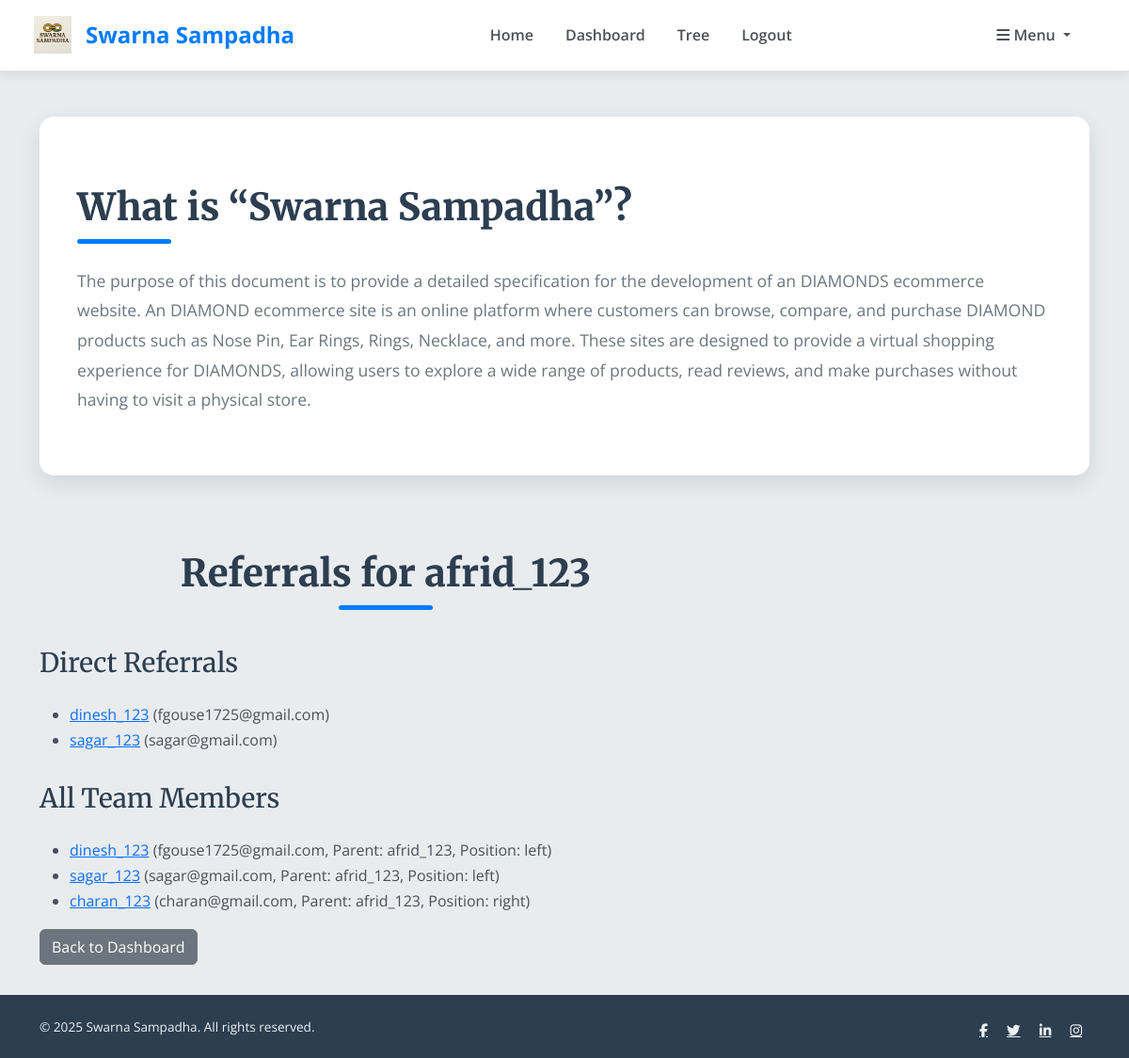
The app's page /user/afrid_123/ (signed in) with its own data.
### core/models.py (models this page shows, shortened)
class CustomUser(AbstractUser):
    mobile_no = models.CharField(max_length=15, unique=True)
    gift_code = models.CharField(max_length=50, unique=True)
    parent = models.ForeignKey('self', null=True, blank=True, on_delete=models.SET_NULL, related_name='children')
    introducer = models.ForeignKey('self', null=True, blank=True, on_delete=models.SET_NULL, related_name='introduced')
    position = models.CharField(max_length=10, choices=[('left', 'Left'), ('right', 'Right')], blank=True)

### core/views.py (the view)
# urls.py: path('user/<str:username>/', views.user_referrals, name='user_referrals'),
@login_required
def user_referrals(request, username):
    user = get_object_or_404(CustomUser, username=username)
    def get_team(current_user, team=None):
        if team is None:
            team = []
        children = CustomUser.objects.filter(parent=current_user)
        for child in children:
            team.append(child)
            get_team(child, team)
        return team
    if user != request.user and user not in get_team(request.user):
        messages.error(request, "You don't have permission to view this user's referrals.")
        return redirect('dashboard')
    direct_referrals = CustomUser.objects.filter(introducer=user)
    team_members = get_team(user)
    return render(request, 'user_referrals.html', {
        'selected_user': user,
        'direct_referrals': direct_referrals,
        'team_members': team_members,
    })

### core/templates/user_referrals.html (shortened to what this page needs)
{% extends 'base.html' %}
{% block content %}
    <section class="category-section">
        <h2 class="category-title">Referrals for {{ selected_user.username }}</h2>
        <h3>Direct Referrals</h3>
        {% if direct_referrals %}
            <ul>
                {% for referral in direct_referrals %}
                    <li>
                        <a href="{% url 'user_referrals' referral.username %}">{{ referral.username }}</a>
                        ({{ referral.email }})
                    </li>
                {% endfor %}
            </ul>
        {% else %}
            <p>No direct referrals yet.</p>
        {% endif %}
        <h3>All Team Members</h3>
        {% if team_members %}
            <ul>
                {% for member in team_members %}
                    <li>
                        <a href="{% url 'user_referrals' member.username %}">{{ member.username }}</a>
                        ({{ member.email }}, Parent: {{ member.parent.username|default:"None" }}, Position: {{ member.position|default:"None" }})
                    </li>
                {% endfor %}
            </ul>
        {% else %}
            <p>No team members yet.</p>
        {% endif %}
        <a href="{% url 'dashboard' %}" class="btn btn-secondary">Back to Dashboard</a>
    </section>
{% endblock %}

### core/templates/base.html (style rules this page uses)
body { font-family: 'Open Sans', sans-serif; line-height: 1.7; color: #495057; background-color: #e9ecef; position: relative; overflow-x: hidden; margin: 0; padding: 0; }
h1, h2, h3, h4, h5, h6 { font-family: 'Merriweather', serif; color: #2c3e50; margin-bottom: 1.5rem; margin-top: 2rem; }
.category-section .category-title { font-size: 2.5rem; font-weight: 800; margin-bottom: 2.5rem; text-align: center; position: relative; padding-bottom: 15px; animation: fadeIn 1s ease-out; color: #2c3e50; }
.category-section .category-title::after { content: ''; position: absolute; bottom: 0; left: 50%; transform: translateX(-50%); width: 100px; height: 5px; background-color: #007bff; border-radius: 3px; }

### records on screen
CustomUser: username "afrid_123"
CustomUser: username "dinesh_123", email "fgouse1725@gmail.com", parent.username "afrid_123", position "left"
CustomUser: username "sagar_123", email "sagar@gmail.com", parent.username "afrid_123", position "left"
CustomUser: username "charan_123", email "charan@gmail.com", parent.username "afrid_123", position "right"
